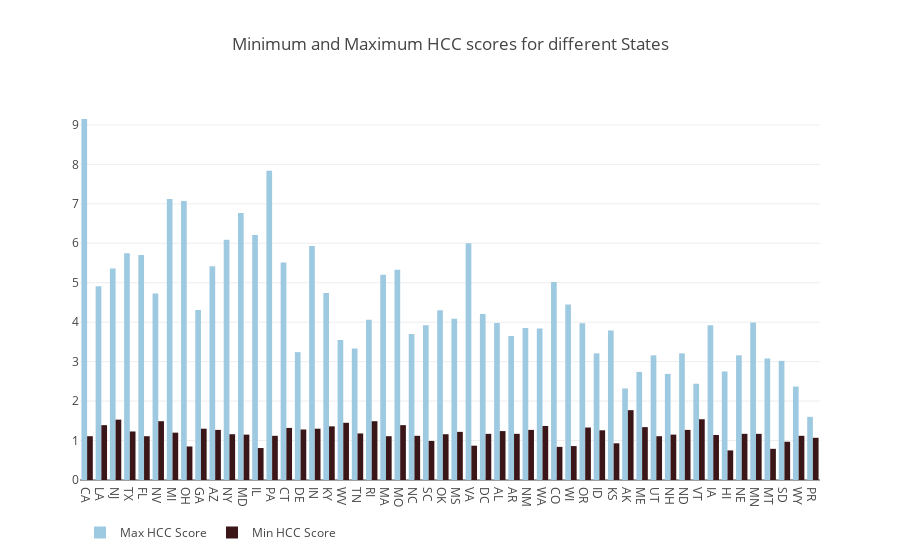

Source (notebook cell):
### Code cell
trace1 = go.Bar(
    x=response2.state,
    y=response2.max_hcc_score,
    name='Max HCC Score',
    marker=dict(color='rgb(158,202,225)'),
)
trace2 = go.Bar(
    x=response2.state,
    y=response2.min_hcc_score,
    name='Min HCC Score',
    marker=dict(color='rgb(58,22,25)'),
)

data = [trace1, trace2]
layout = go.Layout(
    barmode='group',
    title='Minimum and Maximum HCC scores for different States',
    legend=dict(orientation="h")
)

fig = go.Figure(data=data, layout=layout)
iplot(fig, filename='grouped-bar')

### Figure 1 — Plotly figure (JSON) as saved in the notebook; plotly's stock layout.template omitted (floating-point values rounded to 4 significant figures)
{"data": [{"marker": {"color": "rgb(158,202,225)"}, "name": "Max HCC Score", "x": ["CA", "LA", "NJ", "TX", "FL", "NV", "MI", "OH", "GA", "AZ", "NY", "MD", "IL", "PA", "CT", "DE", "IN", "KY", "WV", "TN", "RI", "MA", "MO", "NC", "SC", "OK", "MS", "VA", "DC", "AL", "AR", "NM", "WA", "CO", "WI", "OR", "ID", "KS", "AK", "ME", "UT", "NH", "ND", "VT", "IA", "HI", "NE", "MN", "MT", "SD", "WY", "PR"], "y": [9.15, 4.91, 5.36, 5.75, 5.7, 4.73, 7.12, 7.07, 4.31, 5.42, 6.09, 6.77, 6.21, 7.84, 5.51, 3.24, 5.93, 4.74, 3.55, 3.33, 4.06, 5.2, 5.33, 3.7, 3.92, 4.3, 4.09, 6, 4.21, 3.98, 3.65, 3.85, 3.84, 5.02, 4.45, 3.97, 3.21, 3.79, 2.32, 2.74, 3.16, 2.69, 3.21, 2.44, 3.92, 2.75, 3.16, 3.99, 3.08, 3.02, 2.37, 1.6], "type": "bar", "uid": "46df938c-fda6-11eb-9659-0242ac130202"}, {"marker": {"color": "rgb(58,22,25)"}, "name": "Min HCC Score", "x": ["CA", "LA", "NJ", "TX", "FL", "NV", "MI", "OH", "GA", "AZ", "NY", "MD", "IL", "PA", "CT", "DE", "IN", "KY", "WV", "TN", "RI", "MA", "MO", "NC", "SC", "OK", "MS", "VA", "DC", "AL", "AR", "NM", "WA", "CO", "WI", "OR", "ID", "KS", "AK", "ME", "UT", "NH", "ND", "VT", "IA", "HI", "NE", "MN", "MT", "SD", "WY", "PR"], "y": [1.11, 1.39, 1.53, 1.23, 1.11, 1.49, 1.2, 0.85, 1.3, 1.27, 1.16, 1.15, 0.81, 1.12, 1.32, 1.28, 1.3, 1.36, 1.45, 1.18, 1.49, 1.11, 1.39, 1.12, 0.99, 1.16, 1.22, 0.87, 1.17, 1.24, 1.17, 1.27, 1.37, 0.84, 0.86, 1.33, 1.26, 0.93, 1.77, 1.34, 1.11, 1.15, 1.27, 1.54, 1.14, 0.75, 1.17, 1.17, 0.79, 0.97, 1.12, 1.07], "type": "bar", "uid": "46df96f2-fda6-11eb-9659-0242ac130202"}], "layout": {"barmode": "group", "legend": {"orientation": "h"}, "title": {"text": "Minimum and Maximum HCC scores for different States"}, "xaxis": {"type": "category", "range": [-0.5, 51.5], "autorange": true}, "yaxis": {"type": "linear", "range": [0, 9.632], "autorange": true}, "autosize": true}}
